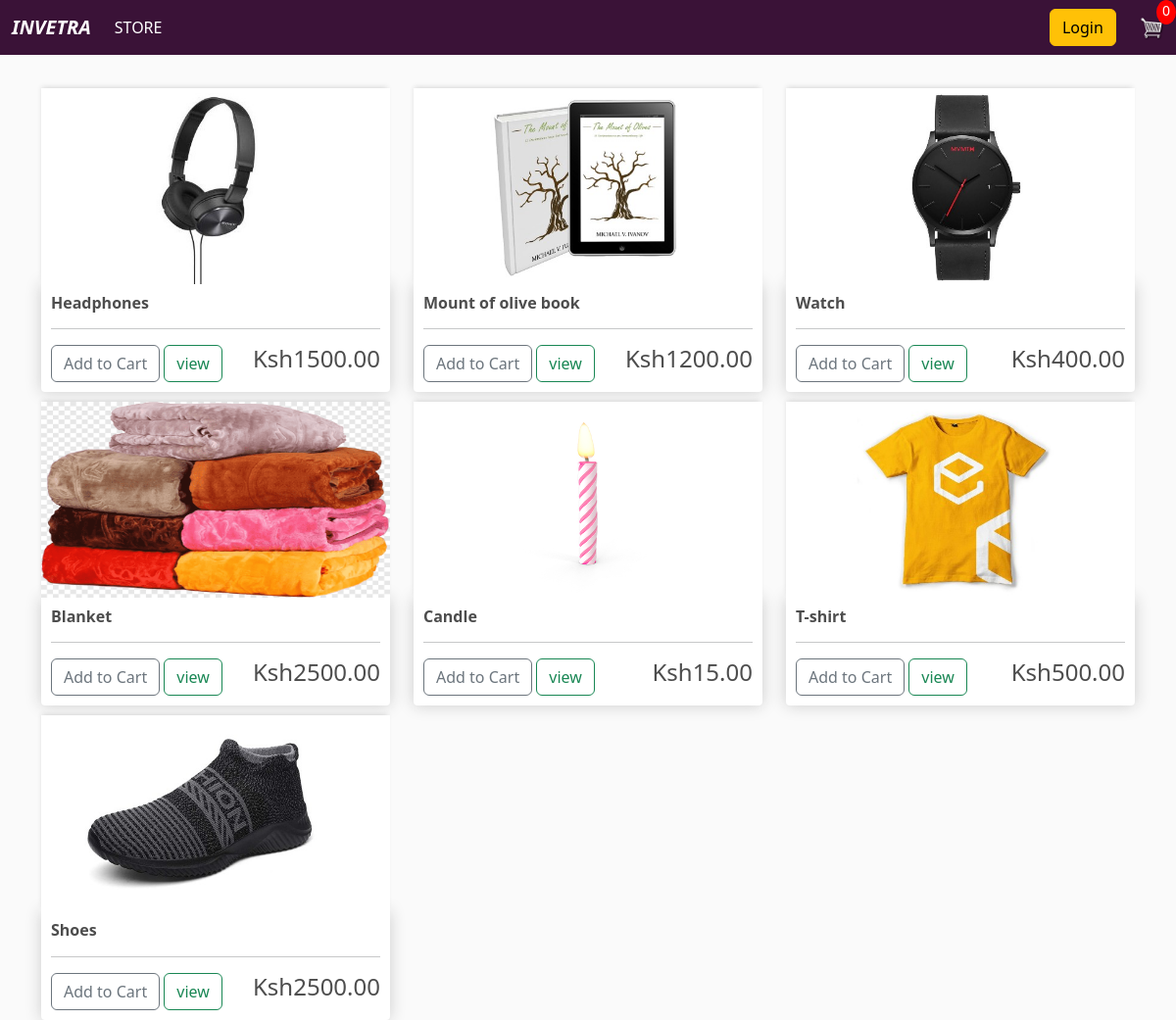
The page / on the database its author committed.
### store/models.py (models this page shows, shortened)
class Product(models.Model):
    name = models.CharField(max_length=200,null=True)
    price = models.DecimalField(max_digits=10, decimal_places=2)
    digital = models.BooleanField(default=False, null=True, blank=False)
    image = models.ImageField(null=True, blank=True)
    @property
    def imageURL(self):
        try:
            url = self.image.url
        except:
            url = ''
        return url

### store/views.py (the view)
# urls.py: path('',include('store.urls')),
def store(request):
    data = cartData(request)
    items =data['items']
    order = data['order']
    cartItems = data['cartItems']
    products = Product.objects.all()
    context={'products':products,'cartItems':cartItems,}
    return render(request,'store/store.html',context)

### store/utils.py (called while the page is built, shortened)
def cookieCart(request):
    try:
            cart = json.loads(request.COOKIES['cart'])
    except:
        cart = {}
    print('cart:', cart)
    items= []
    order = {'get_cart_total':0, 'get_cart_items':0, 'shipping':False}
    cartItems= order['get_cart_items']
    return {'items':items,'order':order,'cartItems':cartItems,}

def cartData(request):
    if request.user.is_authenticated:
         customer = request.user.customer
         order, created= Order.objects.get_or_create(customer=customer, complete=False)
         items = order.orderitem_set.all()
         cartItems = order.get_cart_items
    else:
       cookieData = cookieCart(request)
       cartItems = cookieData['cartItems']
       order = cookieData['order']
       items = cookieData['items']
    return {'items':items,'order':order,'cartItems':cartItems,}

### store/templates/store/store.html (shortened to what this page needs)
{% extends 'store/main.html'%}
{% load static %}
{%block content%}
<div class="row">
    {% for product in products %}
    <div class="col-lg-4">
        <img class="thumbnail" src="{{product.imageURL}}" alt="">
        <div class="box-element product">
            <h6><strong>{{product.name}}</strong></h6>
            <hr>
            <button data-product={{product.id}} data-action="add" type="button" class="btn btn-outline-secondary add-btn update-cart">Add to Cart</button>
            <a type="button" class="btn btn-outline-success" href="">view</a>
            <h4 style="float:right">Ksh{{product.price|floatformat:2}}</h4>
        </div>
    </div>
    {% endfor %}
</div>
{%endblock content%}

### store/templates/store/main.html (shortened to what this page needs)
<!DOCTYPE html>
{% load static  %}
<html lang="en">
<head>
<link href="https://cdn.jsdelivr.net/npm/bootstrap@5.2.1/dist/css/bootstrap.min.css" rel="stylesheet">
    <link rel ="stylesheet" type="text/css" href="{% static 'css/main.css'%}" >
</head>
<body>
    <nav class="navbar navbar-expand-lg navbar-dark bg-dark">
        <div class="container-fluid">
          <a class="navbar-brand" href="{%url 'store'%}"><i><b>INVETRA</b></i></a>
          <div class="collapse navbar-collapse" id="navbarSupportedContent">
            <ul class="navbar-nav me-auto mb-2 mb-lg-0">
              <li class="nav-item">
                <a class="nav-link active" aria-current="page" href="{%url 'store'%}">STORE</a>
              </li>
            </ul>
          </div>
          <div class="form-inline my-2 my-lg-0">
            <a href="#"class="btn btn-warning">Login</a>
            <a href="{% url 'cart' %}">
             <img  id="cart-icon" src="{% static 'images/cart.png' %}">
           </a>
           <p id= "cart-total" "navbar-nav me-auto mb-2 mb-lg-0" >{{cartItems}}</p>
         </div>
       </div>
    </nav>
    <div class= "container">
        <br>
        {% block content %}
        {% endblock content %}
    </div>
</body>
</html>

### static/css/main.css (style rules this page uses)
body { background-color: hsl(0, 0%, 98%); }
h1,h2,h3,h4,h5,h6 { color:hsl(0, 0%, 30%); }
.box-element { box-shadow:hsl(0, 0%, 80%) 0 0 16px; background-color: #fff; border-radius: 4px; padding: 10px; }
.thumbnail { width: 100%; height: 200px; -webkit-box-shadow: -1px -3px 5px -2px rgba(214,214,214,1); -moz-box-shadow: -1px -3px 5px -2px rgba(214,214,214,1); box-shadow: -1px -3px 5px -2px rgba(214,214,214,1); }
.product { border-radius: 0 0 4px 4px; }
.bg-dark { background-color: #3a1237!important; }
#cart-icon { width:25px; display: inline-block; margin-left: 20px; }
#cart-total { display: block; position:absolute; top: 0; right: 0; text-align: center; color:#fff; background-color: red; width: 20px; height: 25px; border-radius: 50%; font-size: 14px; }
.col-lg-4, .col-lg-6, .col-lg-8, .col-lg-12 { margin-top: 10px; }
.btn { border-radius: 50; }

### rows shown on the page
Product: imageURL (picture), name "Headphones", price "1500.00"
Product: imageURL (picture), name "Mount of olive book", price "1200.00"
Product: imageURL (picture), name "Watch", price "400.00"
Product: imageURL (placeholder picture), name "Blanket", price "2500.00"
Product: imageURL (picture), name "Candle", price "15.00"
Product: imageURL (picture), name "T-shirt", price "500.00"
Product: imageURL (picture), name "Shoes", price "2500.00"

### other values the page prints
{{ cartItems }} "0"
